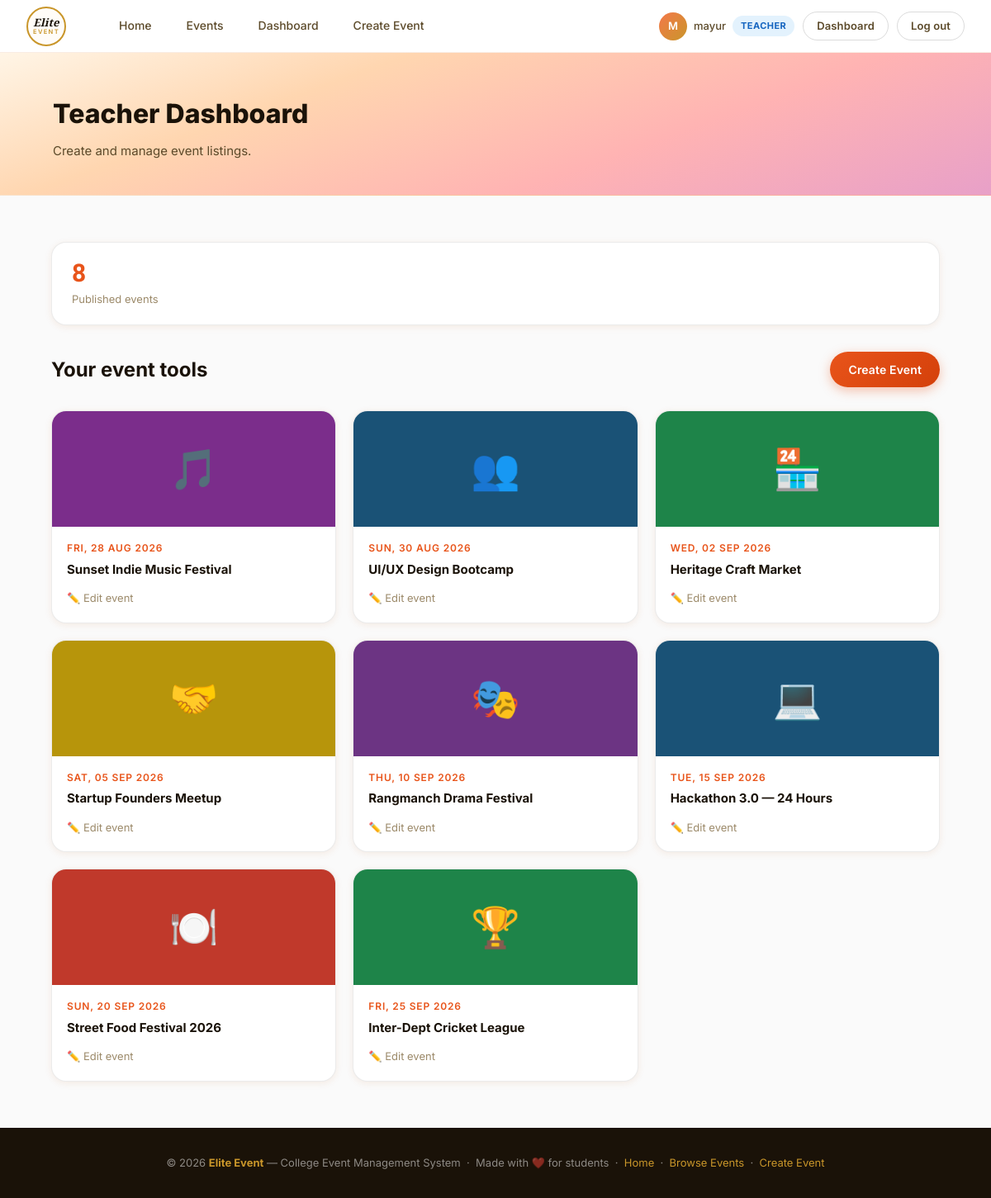
Page /teacher/dashboard.php (signed in) on the committed database.
### tables this page shows
CREATE TABLE IF NOT EXISTS users (
    id INT UNSIGNED NOT NULL AUTO_INCREMENT,
    name VARCHAR(120) NOT NULL,
    email VARCHAR(190) NOT NULL,
    password_hash VARCHAR(255) NOT NULL,
    role ENUM('admin','teacher','student') NOT NULL DEFAULT 'student',
    status ENUM('active','suspended') NOT NULL DEFAULT 'active',
    created_at DATETIME NOT NULL DEFAULT CURRENT_TIMESTAMP,
    PRIMARY KEY (id),
    UNIQUE KEY uq_users_email (email)
);

CREATE TABLE IF NOT EXISTS events (
    id INT UNSIGNED NOT NULL AUTO_INCREMENT,
    title VARCHAR(255) NOT NULL,
    category VARCHAR(60) NOT NULL,
    date DATE NOT NULL,
    time TIME NOT NULL,
    venue VARCHAR(255) NOT NULL,
    city VARCHAR(120) NOT NULL,
    organizer VARCHAR(190) NOT NULL,
    description TEXT NULL,
    google_form_url VARCHAR(1000) NULL,
    created_by INT UNSIGNED NULL,
    created_at DATETIME NOT NULL DEFAULT CURRENT_TIMESTAMP,
    updated_at DATETIME NOT NULL DEFAULT CURRENT_TIMESTAMP ON UPDATE CURRENT_TIMESTAMP,
    PRIMARY KEY (id),
    KEY idx_events_date_time (date, time),
    KEY idx_events_category (category),
    KEY idx_events_created_by (created_by),
    CONSTRAINT fk_events_user FOREIGN KEY (created_by) REFERENCES users(id) ON DELETE SET NULL
);

### includes/db.php (called while the page is built, shortened)
<?php
function db_config(): array {
    static $config = null;
    $configFile = __DIR__ . '/../config/database.php';
    if (file_exists($configFile)) {
        $config = require $configFile;
    }
    return $config;
}
function db(): PDO {
    static $pdo = null;
    if ($pdo !== null) return $pdo;
    $c = db_config();
    $charset = $c['charset'] ?? 'utf8mb4';
    try {
        $dsn = sprintf(
            'mysql:host=%s;port=%d;dbname=%s;charset=%s',
            $c['host'],
            (int)($c['port'] ?? 3306),
            $c['database'],
            $charset
        );
        $pdo = new PDO($dsn, $c['username'], $c['password'], [
            PDO::ATTR_ERRMODE => PDO::ERRMODE_EXCEPTION,
            PDO::ATTR_DEFAULT_FETCH_MODE => PDO::FETCH_ASSOC,
            PDO::ATTR_EMULATE_PREPARES => false,
        ]);
    } catch (PDOException $e) {
        if ((int)$e->getCode() === 1049) {
            $serverDsn = sprintf('mysql:host=%s;port=%d;charset=%s', $c['host'], (int)($c['port'] ?? 3306), $charset);
            $server = new PDO($serverDsn, $c['username'], $c['password'], [
                PDO::ATTR_ERRMODE => PDO::ERRMODE_EXCEPTION,
                PDO::ATTR_DEFAULT_FETCH_MODE => PDO::FETCH_ASSOC,
                PDO::ATTR_EMULATE_PREPARES => false,
            ]);
            $server->exec('CREATE DATABASE IF NOT EXISTS `' . str_replace('`', '``', $c['database']) . '` CHARACTER SET utf8mb4 COLLATE utf8mb4_unicode_ci');
            $server = null;
            $pdo = new PDO($dsn, $c['username'], $c['password'], [
                PDO::ATTR_ERRMODE => PDO::ERRMODE_EXCEPTION,
                PDO::ATTR_DEFAULT_FETCH_MODE => PDO::FETCH_ASSOC,
                PDO::ATTR_EMULATE_PREPARES => false,
            ]);
        } else {
            throw $e;
        }
    }
    db_install_or_migrate($pdo);
    return $pdo;
}
function db_install_or_migrate(PDO $pdo): void {
    $requiredTables = ['users', 'instagram_posts', 'events', 'registrations'];
    $placeholders = implode(',', array_fill(0, count($requiredTables), '?'));
    $stmt = $pdo->prepare("SELECT TABLE_NAME FROM information_schema.TABLES WHERE TABLE_SCHEMA = DATABASE() AND TABLE_NAME IN ($placeholders)");
    $stmt->execute($requiredTables);
    $tables = $stmt->fetchAll(PDO::FETCH_COLUMN);
    if (!in_array('events', $tables, true)) {
        $pdo->exec("CREATE TABLE events (
            id INT UNSIGNED NOT NULL AUTO_INCREMENT,
            title VARCHAR(255) NOT NULL,
            category VARCHAR(60) NOT NULL,
            date DATE NOT NULL,
            time TIME NOT NULL,
            venue VARCHAR(255) NOT NULL,
            city VARCHAR(120) NOT NULL,
            organizer VARCHAR(190) NOT NULL,
            description TEXT NULL,
            google_form_url VARCHAR(1000) NULL,
            created_by INT UNSIGNED NULL,
            created_at DATETIME NOT NULL DEFAULT CURRENT_TIMESTAMP,
            updated_at DATETIME NOT NULL DEFAULT CURRENT_TIMESTAMP ON UPDATE CURRENT_TIMESTAMP,
            PRIMARY KEY (id),
            KEY idx_events_date_time (date, time),
            KEY idx_events_category (category),
            KEY idx_events_created_by (created_by),
            CONSTRAINT fk_events_user FOREIGN KEY (created_by) REFERENCES users(id) ON DELETE SET NULL
        ) ENGINE=InnoDB DEFAULT CHARSET=utf8mb4 COLLATE=utf8mb4_unicode_ci");
    } else {
        $columns = $pdo->query("SELECT COLUMN_NAME FROM information_schema.COLUMNS WHERE TABLE_SCHEMA = DATABASE() AND TABLE_NAME = 'events'")->fetchAll(PDO::FETCH_COLUMN);
    }
    if ((int)$pdo->query('SELECT COUNT(*) FROM users')->fetchColumn() === 0) {
        $stmt = $pdo->prepare('INSERT INTO users (name, email, password_hash, role) VALUES (?, ?, ?, ?)');
        $stmt->execute(['Site Admin', 'admin@eliteevent.local', password_hash('Admin@123', PASSWORD_DEFAULT), 'admin']);
        $adminId = (int)$pdo->lastInsertId();
        if ((int)$pdo->query('SELECT COUNT(*) FROM instagram_posts')->fetchColumn() === 0) {
            $stmt = $pdo->prepare('INSERT INTO instagram_posts (url, caption, added_by) VALUES (?, ?, ?)');
            foreach ([
                'https://www.instagram.com/p/DZ19EVVgkzn/?igsh=bHU1b3R4anRlaTk=',
                'https://www.instagram.com/p/DZrXjbFC2bR/?igsh=MTF1NWpmNGR6Zm94ZQ==',
                'https://www.instagram.com/p/DZg1eOOgtuB/?igsh=ZGpqb3lkem9zMnB1',
                'https://www.instagram.com/reel/DYjBB8bBmnP/?utm_source=ig_web_copy_link&igsh=MzRlODBiNWFlZA==',
            ] as $url) {
                $stmt->execute([$url, '', $adminId]);
            }
        }
    }
    db_seed_events_mysql($pdo);
}
function db_seed_events_mysql(PDO $pdo): void {
    if ((int)$pdo->query('SELECT COUNT(*) FROM events')->fetchColumn() > 0) return;
}

### includes/auth.php (called while the page is built, shortened)
<?php
require_once __DIR__ . '/db.php';
function current_user(): ?array {
    static $cached = null;
    if ($cached !== null) return $cached;
    $stmt = db()->prepare('SELECT id, name, email, role, status FROM users WHERE id = ?');
    $stmt->execute([$_SESSION['user_id']]);
    $user = $stmt->fetch();
    $cached = $user;
    return $user;
}
function require_role(string ...$roles): array {
    $user = current_user();
    return $user;
}
function role_home(string $role): string {
    return match ($role) {
        'admin'   => 'admin/dashboard.php',
        'teacher' => 'teacher/dashboard.php',
        default   => 'dashboard.php',
    };
}
function base_path(): string {
    $docRoot    = str_replace('\\', '/', rtrim($_SERVER['DOCUMENT_ROOT'], '/'));
    $projectDir = str_replace('\\', '/', realpath(__DIR__ . '/..'));
    $basePath   = '/' . ltrim(str_replace($docRoot, '', $projectDir), '/');
    return rtrim($basePath, '/') . '/';
}

### includes/data.php (called while the page is built, shortened)
<?php
require_once __DIR__ . '/auth.php';
$currentUser = current_user();
$categories = [
    ['slug'=>'music','name'=>'Music','icon'=>'🎵','color'=>'#7B2D8B'],
    ['slug'=>'workshop','name'=>'Workshops','icon'=>'👥','color'=>'#1A5276'],
    ['slug'=>'market','name'=>'Markets','icon'=>'🏪','color'=>'#1E8449'],
    ['slug'=>'meetup','name'=>'Meetups','icon'=>'🤝','color'=>'#B7950B'],
    ['slug'=>'food','name'=>'Food & Drink','icon'=>'🍽️','color'=>'#C0392B'],
    ['slug'=>'cultural','name'=>'Cultural','icon'=>'🎭','color'=>'#6C3483'],
    ['slug'=>'tech','name'=>'Tech','icon'=>'💻','color'=>'#1A5276'],
    ['slug'=>'sports','name'=>'Sports','icon'=>'🏆','color'=>'#1E8449'],
];
function getAllEvents(): array {
    return db()->query('SELECT * FROM events ORDER BY date ASC, time ASC, id ASC')->fetchAll();
}
$events = getAllEvents();
function getCategory(string $slug, array $categories): array {
    foreach ($categories as $cat) if ($cat['slug'] === $slug) return $cat;
    return ['slug'=>$slug,'name'=>ucfirst($slug),'icon'=>'📌','color'=>'#888'];
}
function formatEventDate(string $date): string {
    $ts = strtotime($date);
    return $ts ? date('D, d M Y', $ts) : $date;
}

### teacher/dashboard.php (the view, shortened to what this page needs)
<?php
require_once __DIR__ . '/../includes/data.php';
$currentUser = require_role('teacher');
require_once __DIR__ . '/../includes/header.php';
?>
<section class="page-head"><div class="container"><h1>Teacher Dashboard</h1><p>Create and manage event listings.</p></div></section>
<section class="section"><div class="container">
  <div class="stats-grid"><div class="stat-card"><span class="stat-value"><?= count($events) ?></span><span class="stat-label">Published events</span></div></div>
  <div class="section-head"><h2>Your event tools</h2><a href="../create-event.php" class="btn btn-primary">Create Event</a></div>
  <div class="event-grid">
    <?php foreach ($events as $event): $cat=getCategory($event['category'],$categories); ?>
      <a class="event-card" href="../create-event.php?edit=<?= (int)$event['id'] ?>"><div class="event-card-cover" style="--cover-color:<?= htmlspecialchars($cat['color']) ?>"><span class="event-card-icon"><?= $cat['icon'] ?></span></div><div class="event-card-body"><span class="event-card-date"><?= formatEventDate($event['date']) ?></span><h3><?= htmlspecialchars($event['title']) ?></h3><p class="event-card-venue">✏️ Edit event</p></div></a>
    <?php endforeach; ?>
  </div>
</div></section>
<?php require_once __DIR__ . '/../includes/footer.php'; ?>

### includes/header.php (shortened to what this page needs)
<?php
$currentUser = $currentUser ?? null;
$initials = '';
if ($currentUser) {
    $parts = explode(' ', trim($currentUser['name']));
    $initials = strtoupper(substr($parts[0], 0, 1) . (isset($parts[1]) ? substr($parts[1], 0, 1) : ''));
}
$roleHome = $currentUser ? base_path() . role_home($currentUser['role']) : '';
?>
<!DOCTYPE html>
<html lang="en">
<head>
  <link rel="stylesheet" href="https://cdn.jsdelivr.net/npm/@tabler/icons-webfont@2.44.0/tabler-icons.min.css" />
  <?php
    $docRoot    = str_replace('\\', '/', rtrim($_SERVER['DOCUMENT_ROOT'], '/'));
    $projectDir = str_replace('\\', '/', realpath(__DIR__ . '/..'));
    $basePath   = '/' . ltrim(str_replace($docRoot, '', $projectDir), '/');
    $basePath   = rtrim($basePath, '/') . '/';
  ?>
  <link rel="stylesheet" href="<?= htmlspecialchars($basePath) ?>css/style.css" />
</head>
<body>
<nav class="nav">
  <a class="nav-logo" href="<?= $basePath ?>index.php">
    <div class="nav-logo-badge">
      <span class="logo-elite">Elite</span>
      <span class="logo-event">EVENT</span>
    </div>
  </a>
  <div class="nav-links">
    <a class="nav-link" href="<?= $basePath ?>index.php"><i class="ti ti-home"></i> Home</a>
    <a class="nav-link" href="<?= $basePath ?>events.php"><i class="ti ti-calendar-event"></i>Events</a>
    <?php if ($currentUser && $currentUser['role'] === 'admin'): ?>
      <a class="nav-link" href="<?= $basePath ?>admin/dashboard.php"><i class="ti ti-shield-lock"></i> Admin Panel</a>
      <a class="nav-link" href="<?= $basePath ?>admin/users.php"><i class="ti ti-users"></i>Users</a>
      <a class="nav-link" href="<?= $basePath ?>admin/registrations.php"><i class="ti ti-clipboard-check"></i> Registrations</a>
      <a class="nav-link" href="<?= $basePath ?>create-event.php"><i class="ti ti-circle-plus"></i> Create Event</a>
      <a class="nav-link" href="<?= $basePath ?>admin/instagram.php"><i class="ti ti-brand-instagram"></i> Insta</a>
    <?php elseif ($currentUser && $currentUser['role'] === 'teacher'): ?>
      <a class="nav-link" href="<?= $basePath ?>teacher/dashboard.php"><i class="ti ti-layout-dashboard"></i> Dashboard</a>
      <a class="nav-link" href="<?= $basePath ?>create-event.php"><i class="ti ti-circle-plus"></i> Create Event</a>
    <?php elseif ($currentUser && $currentUser['role'] === 'student'): ?>
      <a class="nav-link" href="<?= $basePath ?>dashboard.php"><i class="ti ti-layout-dashboard"></i> Dashboard</a>
    <?php endif; ?>
  </div>
  <div class="nav-right">
    <?php if ($currentUser): ?>
      <div class="nav-user">
        <div class="nav-avatar"><?php echo $initials ?: 'U'; ?></div>
        <span><?php echo htmlspecialchars($currentUser['name']); ?></span>
        <span class="role-pill role-pill-<?= htmlspecialchars($currentUser['role']) ?>"><?= htmlspecialchars(ucfirst($currentUser['role'])) ?></span>
      </div>
      <a href="<?= $roleHome ?>" class="btn btn-ghost btn-sm">Dashboard</a>
      <a href="<?= $basePath ?>logout.php" class="btn btn-ghost btn-sm">Log out</a>
    <?php else: ?>
      <a href="<?= $basePath ?>login.php"  class="btn btn-ghost btn-sm">Log in</a>
      <a href="<?= $basePath ?>signup.php" class="btn btn-primary btn-sm">Sign up</a>
    <?php endif; ?>
  </div>
</nav>

### rows in the picture
users: name "M", name "mayur", role "TEACHER"
events: category "🎵", date "FRI, 28 AUG 2026", title "Sunset Indie Music Festival"
events: category "👥", date "SUN, 30 AUG 2026", title "UI/UX Design Bootcamp"
events: category "🏪", date "WED, 02 SEP 2026", title "Heritage Craft Market"
events: category "🤝", date "SAT, 05 SEP 2026", title "Startup Founders Meetup"
events: category "🎭", date "THU, 10 SEP 2026", title "Rangmanch Drama Festival"
events: category "💻", date "TUE, 15 SEP 2026", title "Hackathon 3.0 — 24 Hours"
events: category "🍽️", date "SUN, 20 SEP 2026", title "Street Food Festival 2026"
events: category "🏆", date "FRI, 25 SEP 2026", title "Inter-Dept Cricket League"

### other values in the picture
count($events) "8"
